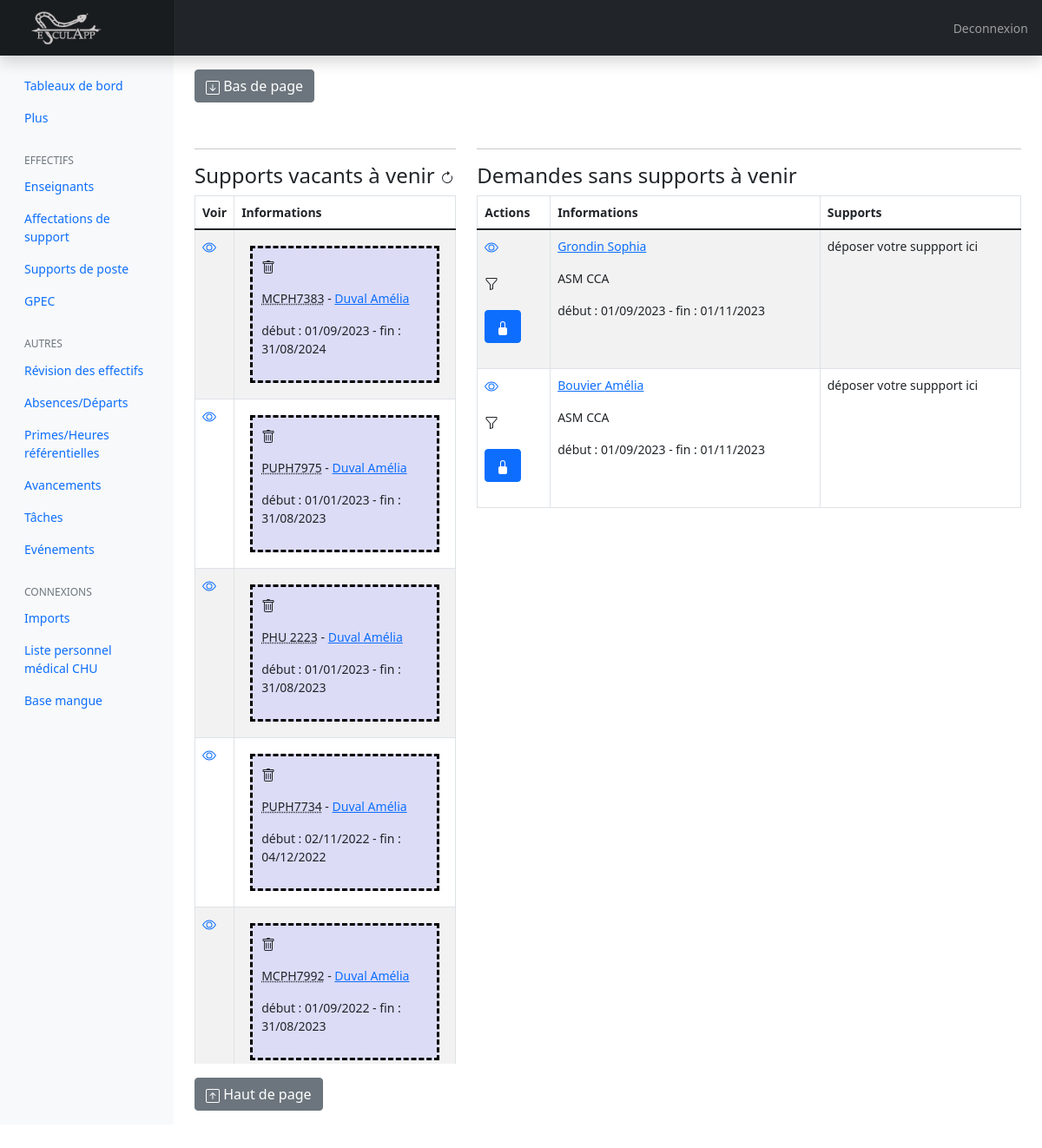
The page /index.php?action=gpec (signed in) on the database its author committed.
### tables this page shows
CREATE TABLE IF NOT EXISTS `support` (
  `identifiant` int(11) NOT NULL AUTO_INCREMENT,
  `numero_formate` varchar(150) DEFAULT NULL,
  `nature` varchar(150) DEFAULT NULL,
  `budget` varchar(150) DEFAULT NULL,
  `eotp` varchar(150) DEFAULT NULL,
  `quotite` decimal(10,0) DEFAULT NULL,
  `categorie` varchar(150) DEFAULT NULL,
  `Corbeille` varchar(150) DEFAULT NULL,
  `renseignement` varchar(1000) DEFAULT NULL,
  `date_blocage` date DEFAULT NULL,
  `date_liberation` date DEFAULT NULL,
  PRIMARY KEY (`identifiant`)
);

### view/fronted/listGpecView.php (the view, shortened to what the rows shown need)
    <?php
        echo '
        <div class="row">
                <div class="col-4 themed-grid-col">
                       <hr>
                       <h4>Supports vacants à venir
                            <svg
                                onclick="reloadListeSupportsVacants();"
                                xmlns="http://www.w3.org/2000/svg" width="16" height="16" fill="currentColor" class="bi bi-arrow-clockwise" viewBox="0 0 16 16">
                                <path fill-rule="evenodd" d="M8 3a5 5 0 1 0 4.546 2.914.5.5 0 0 1 .908-.417A6 6 0 1 1 8 2v1z"/>
                                <path d="M8 4.466V.534a.25.25 0 0 1 .41-.192l2.36 1.966c.12.1.12.284 0 .384L8.41 4.658A.25.25 0 0 1 8 4.466z"/>
                            </svg>
                        </h4>
                        <div style="height: 1000px; overflow: auto">
                       <table
                            class="table table-bordered table-striped table-condensed"
                            style =
                            "
                            ;
                            "
                       >
                       <thead>
                          <tr>
                                <th>Voir</th>
                                <th>Informations</th>
                          </tr>
                       </thead>
                       <tbody id="listeSupportsVacants"
                       >';
                            while ($data = $reqSupport->fetch())
                                {
                                    if (isset($listIdentifiantSupportsFree)) {
                                        $id_debut_vacance = array_search($data['identifiant'], array_column($listIdentifiantSupportsFree, "identifiant_support"));
                                        $id_fin_vacance = array_search($data['identifiant'], array_column($listIdentifiantSupportsFree, "identifiant_support"));
                                        $debut_vacance = $listIdentifiantSupportsFree[$id_debut_vacance] ["debut"];
                                        $fin_vacance = $listIdentifiantSupportsFree[$id_fin_vacance] ["fin"];
                                        $debut_vacance2 = $listIdentifiantSupportsFree[$id_debut_vacance] ["debut2"];
                                        $fin_vacance2 = $listIdentifiantSupportsFree[$id_fin_vacance] ["fin2"];
                                    }
                                    else {
                                        $debut_vacance = "";
                                        $fin_vacance = "";
                                    }
                                $supportValide = true;
                                if ($supportValide === true) {
                                    echo '<tr id="'. $data['identifiant'] .'">
                                <td>
                                <p hidden id="p'. $data['identifiant'] .'" class="dateDebutVacance">' . $debut_vacance2 . '</p>
                                <p hidden id="p'. $data['identifiant'] .'" class="dateFinVacance">' . $fin_vacance2 . '</p>
                                <a href="index.php?action=support&identifiant=' . $data['identifiant'] . '">
                                </a>
                                </td>
                                <td>
                                      <div
                                          style =
                                            "
                                            border : dashed black;
                                            background-color: #dcdcf7;
                                            margin: 10px;
                                            padding: 10px;
                                            "
                                          id="draggable-' . $data['identifiant'] . '"
                                          draggable="true"
                                          ondragstart="onDragStart(event);"
                                        >
                                            <p><abbr title="
                                                ';
    require_once ('model/AssignManager.php');
    $AssignManagerSpe = new AssignManager();
    $reqAssignSpe = $AssignManagerSpe->getAssigns('present',$data['numero_formate'],'','','','','','','');
    while ($dataAssignSpe = $reqAssignSpe->fetch())
        {
                    echo '
' . $dataAssignSpe['nom_enseignant'] . ' ' . $dataAssignSpe['prenom_enseignant'] . '
' . $dataAssignSpe['emploi_enseignant'] . ' - début : ' . $dataAssignSpe['debut'] . ' - fin : ' . $dataAssignSpe['fin'] . '
                    '
                    ;
        }
        echo '
                                            ">' . $data['numero_formate'] . '</abbr> -  <a href="index.php?action=teacher&identifiant=' . $data['identifiant_enseignant'] . '">' . $data['nom'] . ' ' . $data['prenom'] . '</a>  </p>
                                            <p> début : ' . $debut_vacance . '   -   fin :  ' . $fin_vacance . '</p>
                                            <p></p>
                                      </div>
                                </td>
                                    </tr>
                                    '
                                    ;
                        }
                                                }
                        echo '</tbody></table></div>';
                echo '
                </div>
                <div class="col-8 themed-grid-col">
                       <hr>
                       <h4>Demandes sans supports à venir</h4>
                       <div style="height: 1000px; overflow: auto">
                       <table class="table table-bordered table-striped table-condensed">
                       <thead>
                          <tr>
                                <th>Actions</th>
                                <th>Informations</th>
                                <th>Supports</th>
                          </tr>
                       </thead>
                       <tbody>';
                        echo '</tbody></table></div>';
                echo '
        </div>
            '
            ;
    ?>
<?php require('view/fronted/template/template.php'); ?>

### rows shown on the page
support: numero_formate "MCPH7383", nom "Duval", prenom "Amélia", debut_vacance "01/09/2023", fin_vacance "31/08/2024"
support: numero_formate "PUPH7975", nom "Duval", prenom "Amélia", debut_vacance "01/01/2023", fin_vacance "31/08/2023"
support: numero_formate "PHU 2223", nom "Duval", prenom "Amélia", debut_vacance "01/01/2023", fin_vacance "31/08/2023"
support: numero_formate "PUPH7734", nom "Duval", prenom "Amélia", debut_vacance "02/11/2022", fin_vacance "04/12/2022"
support: numero_formate "MCPH7992", nom "Duval", prenom "Amélia", debut_vacance "01/09/2022", fin_vacance "31/08/2023"

### other values the page prints
$data['nom_enseignant'] "Grondin"
$data['prenom_enseignant'] "Sophia"
$data['emploi_enseignant'] "ASM"
$data['sous_emploi_enseignant'] "CCA"
$data['debut'] "01/09/2023"
$data['fin'] "01/11/2023"
$data['nom_enseignant'] "Bouvier"
$data['prenom_enseignant'] "Amélia"
